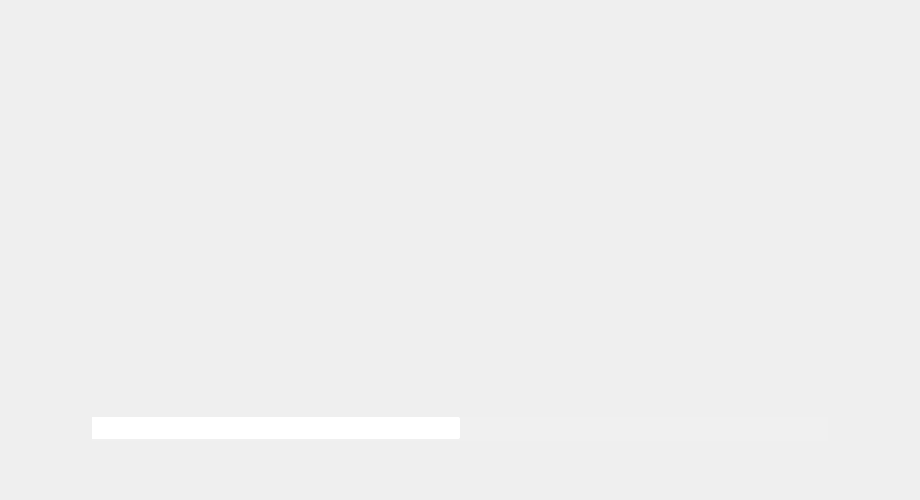
<?xml version="1.0" encoding="UTF-8"?>
<ui version="4.0">
 <class>Win_LoadingGameScreen</class>
 <widget class="QWidget" name="Win_LoadingGameScreen">
  <property name="geometry">
   <rect>
    <x>0</x>
    <y>0</y>
    <width>920</width>
    <height>500</height>
   </rect>
  </property>
  <property name="sizePolicy">
   <sizepolicy hsizetype="Preferred" vsizetype="Preferred">
    <horstretch>0</horstretch>
    <verstretch>0</verstretch>
   </sizepolicy>
  </property>
  <property name="windowTitle">
   <string/>
  </property>
  <layout class="QHBoxLayout" name="horizontalLayout" stretch="1,8,1">
   <property name="spacing">
    <number>0</number>
   </property>
   <property name="leftMargin">
    <number>0</number>
   </property>
   <property name="topMargin">
    <number>0</number>
   </property>
   <property name="rightMargin">
    <number>0</number>
   </property>
   <property name="bottomMargin">
    <number>0</number>
   </property>
   <item>
    <spacer name="horizontalSpacer">
     <property name="orientation">
      <enum>Qt::Horizontal</enum>
     </property>
     <property name="sizeHint" stdset="0">
      <size>
       <width>40</width>
       <height>20</height>
      </size>
     </property>
    </spacer>
   </item>
   <item>
    <layout class="QVBoxLayout" name="verticalLayout_2" stretch="1,8,1,0,1">
     <property name="spacing">
      <number>0</number>
     </property>
     <property name="leftMargin">
      <number>0</number>
     </property>
     <property name="rightMargin">
      <number>0</number>
     </property>
     <item>
      <spacer name="verticalSpacer_2">
       <property name="orientation">
        <enum>Qt::Vertical</enum>
       </property>
       <property name="sizeHint" stdset="0">
        <size>
         <width>20</width>
         <height>40</height>
        </size>
       </property>
      </spacer>
     </item>
     <item>
      <widget class="QLabel" name="image">
       <property name="styleSheet">
        <string notr="true"/>
       </property>
       <property name="text">
        <string/>
       </property>
      </widget>
     </item>
     <item>
      <widget class="QProgressBar" name="loading">
       <property name="styleSheet">
        <string notr="true">QProgressBar {  /* Background */
    background-color: #11FFFFFF;
	border-bottom : 2px solid #00FFFFFF;
}

QProgressBar::chunk { /* Filling */
    background-color: #FFFFFFFF;
    border-top-right-radius: 2px;
	border-bottom-right-radius: 2px;
}</string>
       </property>
       <property name="value">
        <number>50</number>
       </property>
       <property name="textVisible">
        <bool>false</bool>
       </property>
      </widget>
     </item>
     <item>
      <widget class="QLabel" name="loadingStepLabel">
       <property name="styleSheet">
        <string notr="true">color: rgba(255, 255, 255, 150); font-style: italic; font-size: 11px;</string>
       </property>
       <property name="text">
        <string/>
       </property>
       <property name="alignment">
        <set>Qt::AlignCenter</set>
       </property>
      </widget>
     </item>
     <item>
      <spacer name="verticalSpacer">
       <property name="orientation">
        <enum>Qt::Vertical</enum>
       </property>
       <property name="sizeHint" stdset="0">
        <size>
         <width>20</width>
         <height>40</height>
        </size>
       </property>
      </spacer>
     </item>
    </layout>
   </item>
   <item>
    <spacer name="horizontalSpacer_2">
     <property name="orientation">
      <enum>Qt::Horizontal</enum>
     </property>
     <property name="sizeHint" stdset="0">
      <size>
       <width>40</width>
       <height>20</height>
      </size>
     </property>
    </spacer>
   </item>
  </layout>
 </widget>
 <resources/>
 <connections/>
</ui>
